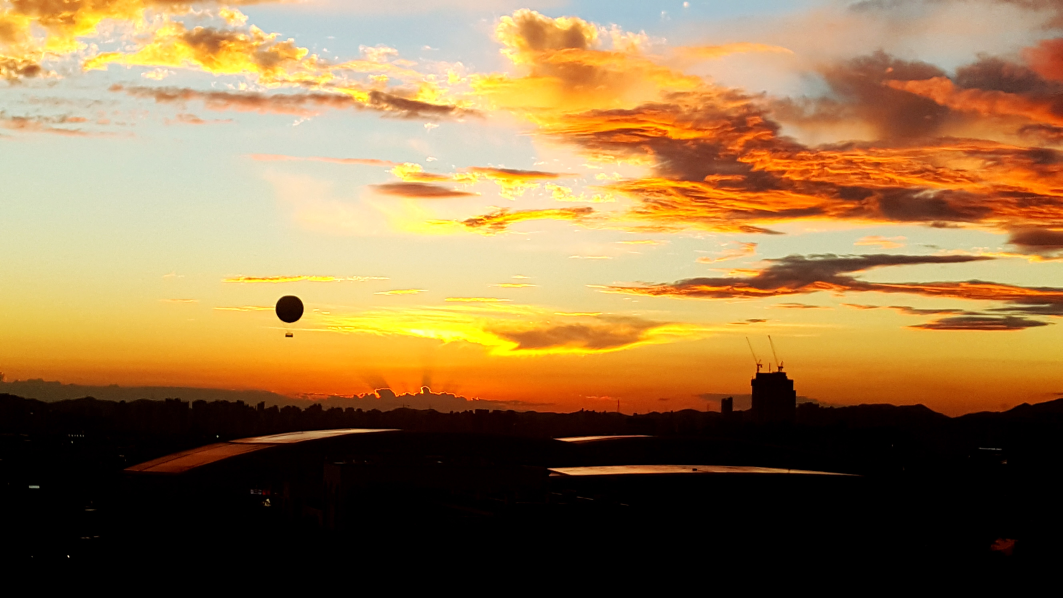
#> input picture assets/photos/20160828_190752.jpg, 5312 x 2988 px (shown at 1/5 size)
$ python measure-photo-cells.py ../../assets/photos/20160828_190752.jpg 1.0
#> lines starting #> are read from the running program, lines starting #| are printed output that depends on the picture; after the words box and inside, x2 and y2 are one past the last pixel; in counts of white or black regions, pixels touching at a corner belong together
# measure-photo-cells.py — 사진 하늘의 구름 조각 크기 · 가로 주기를 잰다(계획 문서 §24.9). 사용: python3 -I measure-photo-cells.py 사진(2000×1500로 줄인 것) [가로 화각°]
# 구름 = 주변(±45 px)보다 밝거나 더 따뜻한 곳(국소 대비). 하늘 행 0..650, 지평선 y≈1000 은 이번 사진 기준 값이라 다른 사진은 고쳐서 씁니다.
import sys, numpy as np
from PIL import Image
im = np.asarray(Image.open(sys.argv[1]).convert("RGB")).astype(np.float32)
H, W, _ = im.shape
#> H = 2988; W = 5312
sky = im[0:650]                      # 건물·가로등 위 하늘만
r, g, b = sky[..., 0], sky[..., 1], sky[..., 2]
# 구름 = 파란 하늘보다 덜 파랗다(r − b 가 큼). 하늘 행마다 배경이 다르므로 행별 중앙값으로 문턱.
L = 0.3 * r + 0.55 * g + 0.15 * b
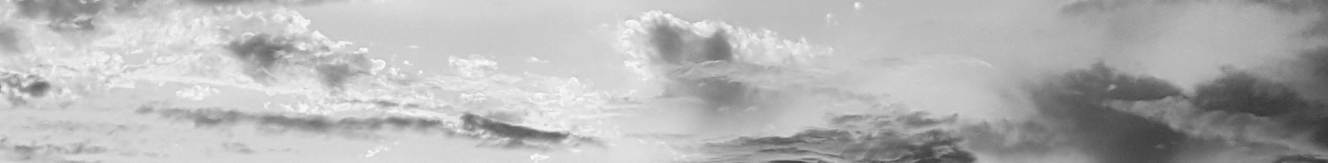
#> L: shape (650, 5312) float32 (shown at 1/4 size); min 47.55, max 253.9, mean 181.1
warm = r - b
def blur(a, k):
    # 상자 흐림(적분 영상) — 배경 밝기
#> called with k = 45
    p = np.pad(a, k, mode='edge'); c = p.cumsum(0).cumsum(1)
    c = np.pad(c, ((1, 0), (1, 0)))
#> c: shape (741, 5403) float32
    n = 2 * k + 1
    return (c[n:, n:] - c[:-n, n:] - c[n:, :-n] + c[:-n, :-n]) / (n * n)
bgL, bgW = blur(L, 45), blur(warm, 45)
#> call 2 of blur, with k = 45
#> in blur (call 2), `p = np.pad(a, k, mode='edge')`:
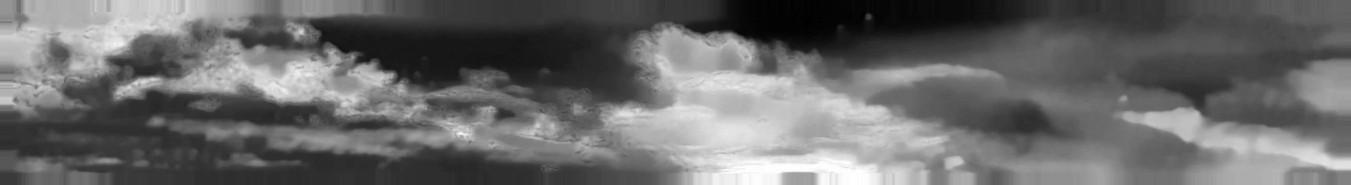
#> p: shape (740, 5402) float32 (shown at 1/4 size); min -44, max 255, mean 80.9; drawn with min black and max white
#> in blur (call 2), `c = p.cumsum(0).cumsum(1)`:
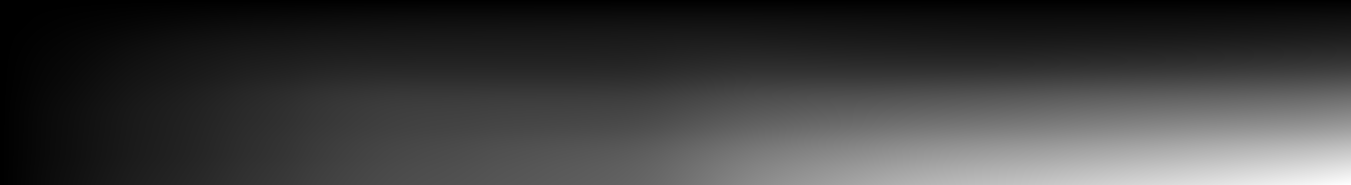
#> c: shape (740, 5402) float32 (shown at 1/4 size); min 130, max 323370976, mean 78807888; drawn with min black and max white
#> in blur (call 2), `return (c[n:, n:] - c[:-n, n:] - c[n:, :-n] + c[:-n, :-n]) / (n * n)`:
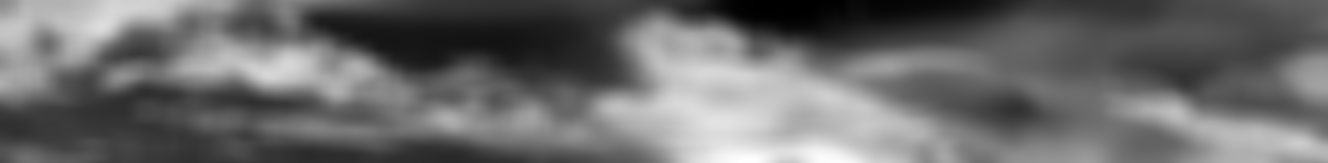
#> returned value: shape (650, 5312) float32 (shown at 1/4 size); min -40.34, max 248.7, mean 81.9; drawn with min black and max white
# 구름 = 주변보다 밝거나 더 따뜻한 곳(국소 대비) — 구름 사이 회청색 틈을 하늘로
mask = ((L - bgL) + 0.6 * (warm - bgW)) > 1.5
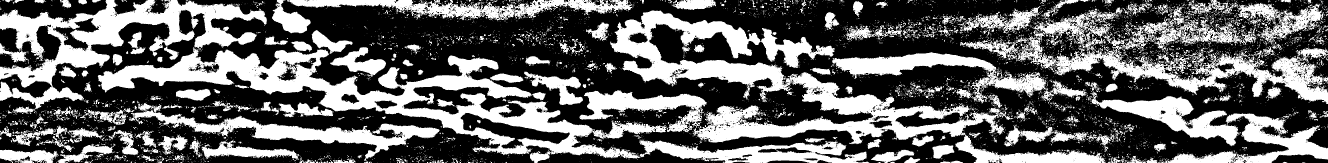
#> mask: shape (650, 5312) bool (shown at 1/4 size); 39.6% white; 8389 white regions (7312 under 20 px), largest, box (x1, y1, x2, y2) and area: (391, 189, 3477, 650) 267627, (2440, 42, 4422, 650) 237994, (0, 0, 1068, 456) 138408
Image.fromarray((mask * 255).astype(np.uint8)).save('photo_mask.png')
print('size', W, H, 'sky rows 0..650, cloud frac', round(mask.mean(), 3))
#| size 5312 2988 sky rows 0..650, cloud frac 0.396
# 가로 방향 1-D 스펙트럼(원근 축소가 작은 방향): 띠마다 봉우리 주기(px)
HFOV = float(sys.argv[2]) if len(sys.argv) > 2 else 73.0
ppd = W / HFOV
#> ppd = 5312
horizon_y = 1000
for (y0, y1) in [(0, 200), (200, 400), (400, 650)]:
    band = mask[y0:y1].astype(np.float32)
    band = band - band.mean(axis=1, keepdims=True)
    F = np.abs(np.fft.rfft(band, axis=1)) ** 2
    P = F.mean(axis=0)
    k = np.arange(len(P))
    valid = (k >= 3) & (W / np.maximum(k, 1) >= 6)
    kp = k[valid][np.argmax(P[valid] * k[valid])]   # 둘레 가중(에너지 per log k)
    period_px = W / kp
    el = (horizon_y - (y0 + y1) / 2) / ppd
    ang = period_px / ppd
    out = [f'band y{y0}-{y1}: 앙각 약 {el:.0f}°, 주기 {period_px:.0f}px = {ang:.2f}°']
    for h in (2.0, 3.0, 4.0):
        rng = h / np.sin(np.radians(max(el, 1)))
        out.append(f'고도 {h:.0f}km→ {np.radians(ang) * rng:.2f} km')
    print('  '.join(out))
#> this loop made 3 passes
#> (kp, period_px, ang) on passes 1 to 3: (61, 87.08, 0.0164), (19, 279.6, 0.0526), (9, 590.2, 0.111)
#| band y0-200: 앙각 약 0°, 주기 87px = 0.02°  고도 2km→ 0.03 km  고도 3km→ 0.05 km  고도 4km→ 0.07 km
#| band y200-400: 앙각 약 0°, 주기 280px = 0.05°  고도 2km→ 0.11 km  고도 3km→ 0.16 km  고도 4km→ 0.21 km
#| band y400-650: 앙각 약 0°, 주기 590px = 0.11°  고도 2km→ 0.22 km  고도 3km→ 0.33 km  고도 4km→ 0.44 km
#> pass 1, `F = np.abs(np.fft.rfft(band, axis=1)) ** 2`:
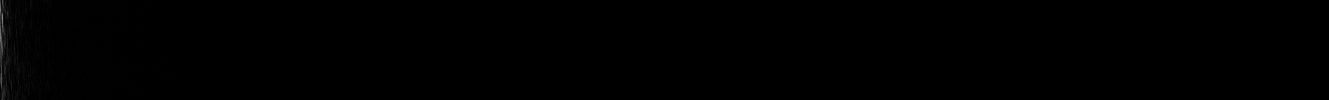
#> F: shape (200, 2657) float64 (shown at 1/2 size); min 0, max 633417.9, mean 1194.7; drawn with min black and max white
# 조각(4-이웃) 크기: 각도 지름 분포
from collections import deque
lab = -np.ones(mask.shape, int); sizes = []
#> after `lab = -np.ones(mask.shape, int)`: lab: shape (650, 5312) int64; every value is -1
Hm, Wm = mask.shape
#> Hm = 650; Wm = 5312
for y in range(0, Hm):
    for x in range(0, Wm):
        if mask[y, x] and lab[y, x] < 0:
            q = deque([(y, x)]); lab[y, x] = len(sizes); c = 0
            while q:
                yy, xx = q.popleft(); c += 1
                for ny, nx in ((yy+1, xx), (yy-1, xx), (yy, xx+1), (yy, xx-1)):
                    if 0 <= ny < Hm and 0 <= nx < Wm and mask[ny, nx] and lab[ny, nx] < 0:
                        lab[ny, nx] = len(sizes); q.append((ny, nx))
            sizes.append(c)
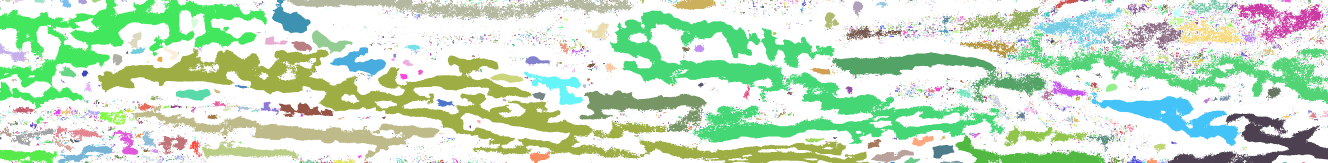
#> lab: shape (650, 5312) int64 (shown at 1/4 size); 10840 distinct labels, from -1 to 10838; one colour per label, 0 black, -1 white
s = np.array(sizes); big = s[s >= 50]
#> after `s = np.array(sizes)`: s = 10839 values, max 263740 at index 4357, min 1 at index 6, mean 126.3
#> after `big = s[s >= 50]`: big = 482 values, max 263740 at index 197, min 50 at index 266, mean 2712
print('조각 수(≥50px)', len(big), ' 가장 큰 조각 몫', round(s.max() / s.sum(), 3), ' 각지름 중앙값', round(2 * np.sqrt(np.median(big) / np.pi) / ppd, 2), '°')
#| 조각 수(≥50px) 482  가장 큰 조각 몫 0.193  각지름 중앙값 0.0 °
A = np.sort(big)[::-1]; xs = np.log(A); ys = np.log(np.arange(1, len(A) + 1))
#> after `A = np.sort(big)[::-1]`: A = 482 values, max 263740 at index 0, min 50 at index 476, mean 2712
#> after `xs = np.log(A)`: xs = 482 values, max 12.48 at index 0, min 3.91 at index 476, mean 5.35
#> after `ys = np.log(np.arange(1, len(A) + 1))`: ys = 482 values from 0 to 6.18
print('크기 분포 β', round(-np.polyfit(xs, ys, 1)[0], 2))
#| 크기 분포 β 0.62
